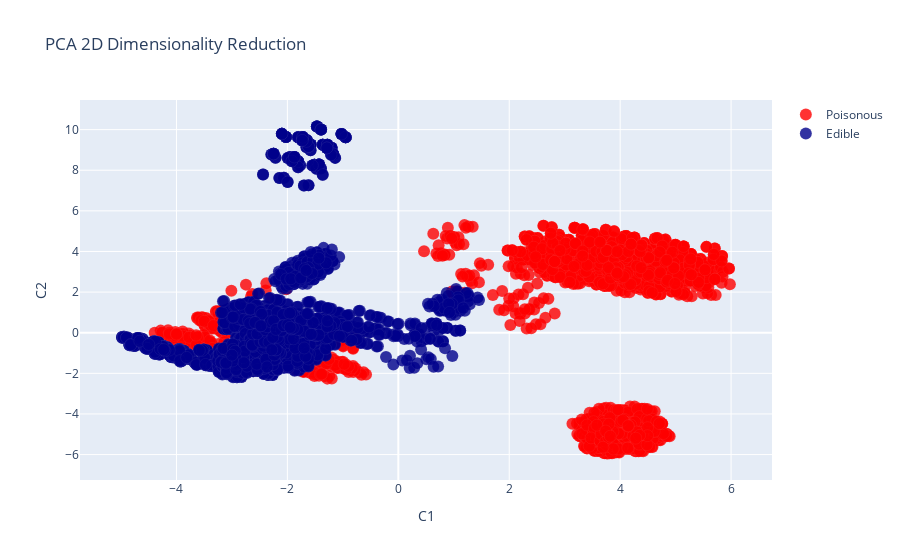

The cell this chart's notebook holds for it:
### Markdown cell above
Running again a Random Forest Classifier using the set of 3 features constructed by PCA (instead of the whole dataset) led to 98% classification accuracy while using just 2 features 95% accuracy.

### Code cell
complete_test_2D(X_pca, Y, 'PCA')

### Figure 1 — Plotly figure (JSON) as saved in the notebook; plotly's stock layout.template omitted (floating-point values rounded to 4 significant figures; data arrays with more than 128 entries replaced by an {"elided": "..."} marker saying what was removed)
{"data": [{"marker": {"color": "red", "line": {"color": "rgba(217, 217, 217, 0.14)", "width": 0.5}, "opacity": 0.8, "size": 12}, "mode": "markers", "name": "Poisonous", "type": "scatter", "x": {"elided": "3916 float values"}, "y": {"elided": "3916 float values"}}, {"marker": {"color": "darkblue", "line": {"color": "rgba(217, 217, 217, 0.14)", "width": 0.5}, "opacity": 0.8, "size": 12}, "mode": "markers", "name": "Edible", "type": "scatter", "x": {"elided": "4208 float values"}, "y": {"elided": "4208 float values"}}], "layout": {"title": {"text": "PCA 2D Dimensionality Reduction"}, "xaxis": {"showline": false, "title": {"text": "C1"}}, "yaxis": {"showline": false, "title": {"text": "C2"}}}}
